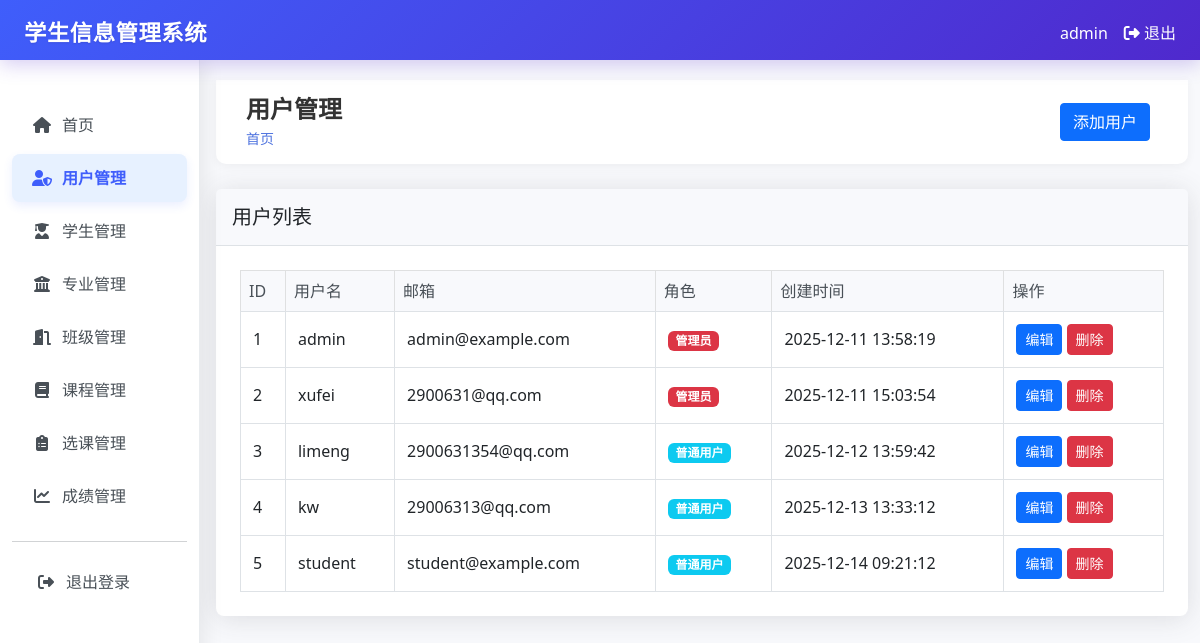
The page /users (signed in) on the database as committed earlier.
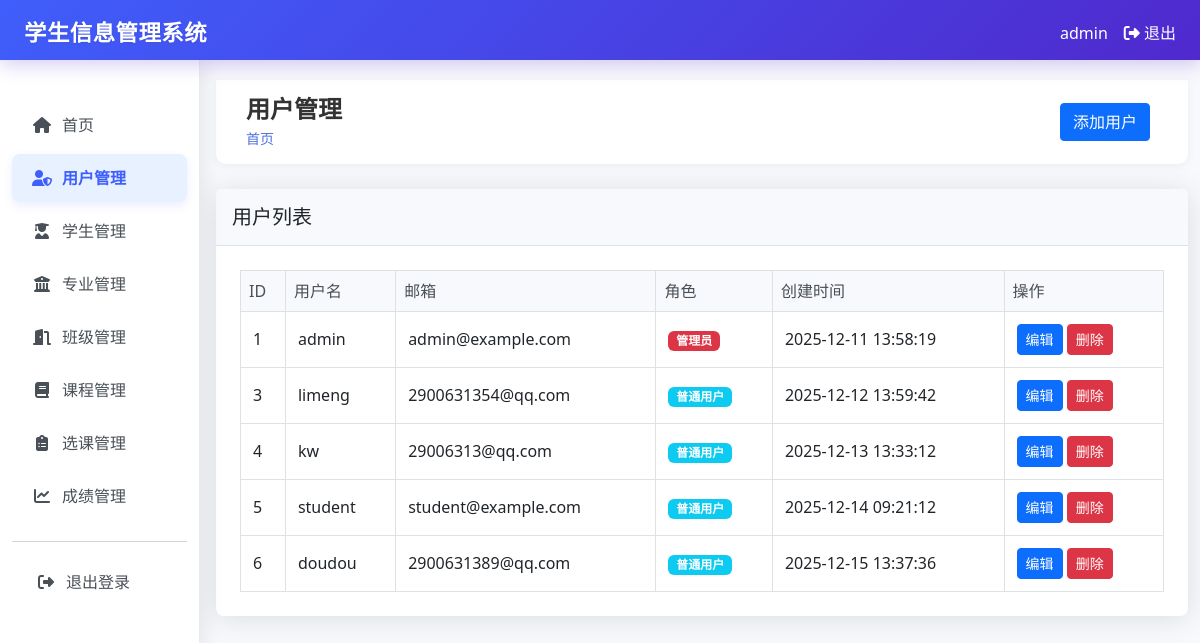
The same page on the database as committed later.
### tables this page shows
CREATE TABLE users (
        id INTEGER PRIMARY KEY AUTOINCREMENT,
        username TEXT UNIQUE NOT NULL,
        password TEXT NOT NULL,
        email TEXT UNIQUE NOT NULL,
        role TEXT NOT NULL DEFAULT 'user',
        created_at TIMESTAMP DEFAULT CURRENT_TIMESTAMP
    , name TEXT, student_id TEXT, student_record_id INTEGER);

### app.py (the view)
@app.route("/users")
@login_required
@admin_required
def users():
    conn = get_db_connection()
    users = conn.execute("SELECT * FROM users ORDER BY id ASC").fetchall()
    conn.close()
    return render_template("users/index.html", users=users)

### app.py (called while the page is built)
def login_required(f):
    @wraps(f)
    def decorated_function(*args, **kwargs):
        if "user_id" not in session:
            return redirect(url_for("login"))
        return f(*args, **kwargs)
    return decorated_function

def admin_required(f):
    @wraps(f)
    def decorated_function(*args, **kwargs):
        if "user_id" not in session or session.get("role") != "admin":
            flash("您没有权限访问此页面")
            return redirect(url_for("dashboard"))
        return f(*args, **kwargs)
    return decorated_function

def get_db_connection():
    conn = sqlite3.connect("student_management.db")
    conn.row_factory = sqlite3.Row
    return conn

### templates/users/index.html (shortened to what this page needs)
{% extends "base.html" %}
{% block header %}用户管理{% endblock %}
{% block actions %}
<a href="{{ url_for('create_user') }}" class="btn btn-primary">添加用户</a>
{% endblock %}
{% block content %}
<div class="card">
    <div class="card-header">
        <h5 class="card-title mb-0">用户列表</h5>
    </div>
    <div class="card-body">
        <div class="table-responsive">
            <table class="table table-bordered table-hover">
                <thead class="table-light">
                    <tr>
                        <th>ID</th>
                        <th>用户名</th>
                        <th>邮箱</th>
                        <th>角色</th>
                        <th>创建时间</th>
                        <th>操作</th>
                    </tr>
                </thead>
                <tbody>
                    {% for user in users %}
                    <tr>
                        <td>{{ user.id }}</td>
                        <td>{{ user.username }}</td>
                        <td>{{ user.email }}</td>
                        <td>
                            {% if user.role == 'admin' %}
                            <span class="badge bg-danger">管理员</span>
                            {% else %}
                            <span class="badge bg-info">普通用户</span>
                            {% endif %}
                        </td>
                        <td>{{ user.created_at }}</td>
                        <td>
                            <a href="{{ url_for('edit_user', user_id=user.id) }}" class="btn btn-sm btn-primary">编辑</a>
                            <form action="{{ url_for('delete_user', user_id=user.id) }}" method="post" style="display: inline;" onsubmit="return confirm('确定要删除此用户吗？');">
                                <button type="submit" class="btn btn-sm btn-danger">删除</button>
                            </form>
                        </td>
                    </tr>
                    {% endfor %}
                </tbody>
            </table>
        </div>
    </div>
</div>
{% endblock %}

Rows that differ between the two databases and show on the page:
removed users: id "2", username "xufei", email "2900631@qq.com", role "管理员", created_at "2025-12-11 15:03:54"
added users: id "6", username "doudou", email "2900631389@qq.com", role "普通用户", created_at "2025-12-15 13:37:36"
